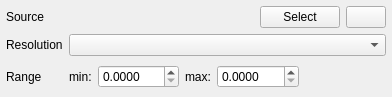
<?xml version="1.0" encoding="UTF-8"?>
<ui version="4.0">
 <class>AxisDataWidget</class>
 <widget class="QWidget" name="AxisDataWidget">
  <property name="geometry">
   <rect>
    <x>0</x>
    <y>0</y>
    <width>391</width>
    <height>97</height>
   </rect>
  </property>
  <property name="windowTitle">
   <string>Form</string>
  </property>
  <layout class="QGridLayout" name="gridLayout">
   <property name="leftMargin">
    <number>6</number>
   </property>
   <property name="topMargin">
    <number>6</number>
   </property>
   <property name="rightMargin">
    <number>6</number>
   </property>
   <property name="bottomMargin">
    <number>6</number>
   </property>
   <property name="spacing">
    <number>6</number>
   </property>
   <item row="2" column="1">
    <widget class="QComboBox" name="combo_resolution"/>
   </item>
   <item row="0" column="1">
    <layout class="QHBoxLayout" name="horizontalLayout_4" stretch="1,0,0">
     <item>
      <widget class="QLabel" name="label_source">
       <property name="minimumSize">
        <size>
         <width>185</width>
         <height>0</height>
        </size>
       </property>
       <property name="text">
        <string/>
       </property>
      </widget>
     </item>
     <item>
      <widget class="QPushButton" name="pb_selectSource">
       <property name="text">
        <string>Select</string>
       </property>
       <property name="icon">
        <iconset resource="resources.qrc">
         <normaloff>:/tree-settings.png</normaloff>:/tree-settings.png</iconset>
       </property>
      </widget>
     </item>
     <item>
      <widget class="QPushButton" name="pb_clearSource">
       <property name="toolTip">
        <string>Clear selection</string>
       </property>
       <property name="icon">
        <iconset resource="resources.qrc">
         <normaloff>:/dialog-close.png</normaloff>:/dialog-close.png</iconset>
       </property>
      </widget>
     </item>
    </layout>
   </item>
   <item row="2" column="0">
    <widget class="QLabel" name="label_2">
     <property name="text">
      <string>Resolution</string>
     </property>
    </widget>
   </item>
   <item row="0" column="0">
    <widget class="QLabel" name="label_4">
     <property name="text">
      <string>Source</string>
     </property>
    </widget>
   </item>
   <item row="3" column="0">
    <widget class="QLabel" name="label_3">
     <property name="text">
      <string>Range</string>
     </property>
    </widget>
   </item>
   <item row="3" column="1">
    <layout class="QHBoxLayout" name="horizontalLayout_3" stretch="0,1,0,1,1">
     <item>
      <widget class="QLabel" name="label_5">
       <property name="text">
        <string>min:</string>
       </property>
      </widget>
     </item>
     <item>
      <widget class="QDoubleSpinBox" name="spin_unitMin">
       <property name="decimals">
        <number>4</number>
       </property>
       <property name="singleStep">
        <double>0.000100000000000</double>
       </property>
      </widget>
     </item>
     <item>
      <widget class="QLabel" name="label_6">
       <property name="text">
        <string>max:</string>
       </property>
      </widget>
     </item>
     <item>
      <widget class="QDoubleSpinBox" name="spin_unitMax">
       <property name="decimals">
        <number>4</number>
       </property>
       <property name="singleStep">
        <double>0.000100000000000</double>
       </property>
      </widget>
     </item>
     <item>
      <widget class="QLabel" name="label_unit">
       <property name="text">
        <string/>
       </property>
      </widget>
     </item>
    </layout>
   </item>
  </layout>
 </widget>
 <resources>
  <include location="resources.qrc"/>
 </resources>
 <connections/>
</ui>
